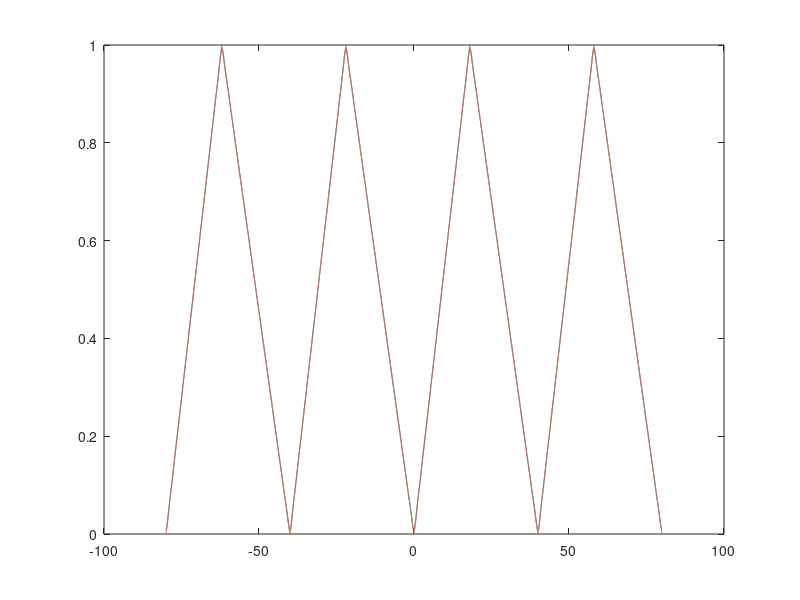
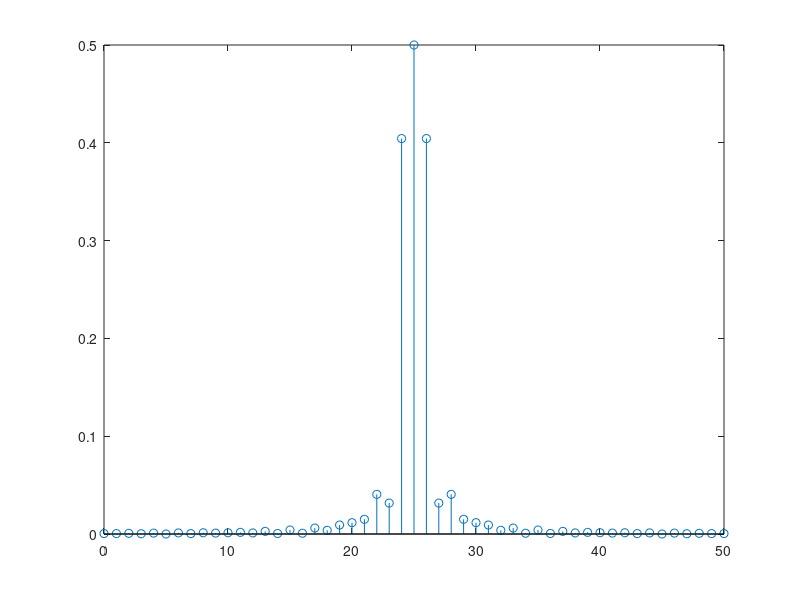

Write the MATLAB code that produced these figures, in order.
%Determinarea coeficientilor SFC, reprezentarea semnalului si al spectrului
% semnal triunghiular de perioadă T=40s, durata %D=18(conform tabelului), număr de coeficien?i N=50
P=40; %perioada semnalului
f=1/P; % frecventa = inversul perioadei
t=-2*P:0.002:2*P; % esantionarea semnalului original
D=0.45;  % am ales un D conform cerintei, numarul meu din tabel fiind 18 =>
% 18/40=0.45 ; 
N=50;
xi=(1+sawtooth(2*pi*f*t,D))/2; % semnal triunghiular deoarece am numar par
% componenta initiala
f0=@(t)(1+sawtooth(2*pi*f*t,D))/2; % functia ce afla componenenta continua
cc=1/P*integral(f0,0,P); %determinarea componentei continue
Ck=zeros(1,N); %coeficienti nuli de la 1 la 50
Ak=zeros(1,N);
xr=0;
for (k=1:1:N) % structura iterativa ce modifica semnalul pentru fiecare valoare a lui k
                % k(1-50) si aduna coeficientul rezultat la suma
                % coeficientilor fiind inmultit mai apoi cu exponentiala
                %din formula SFC
                
   f1=@(t)(1+sawtooth(2*pi*f*t,D))/2.*exp(-2*pi*f*t*1j*(k-25));
   Ck(k)=1/P*integral(f1,0,P);
   Ak(k+1)=2*abs(Ck(k));
   xr=xr+Ck(k)*exp(2*pi*f*t*1j*(k-25));
end
figure(1); 
plot(t,xr,t,xi); %afisarea graficului semnalului
figure(2); 
Ak(26)=abs(cc);
Ak(1)=Ak(51);
stem([0:N],Ak); % afisarea spectrului 



